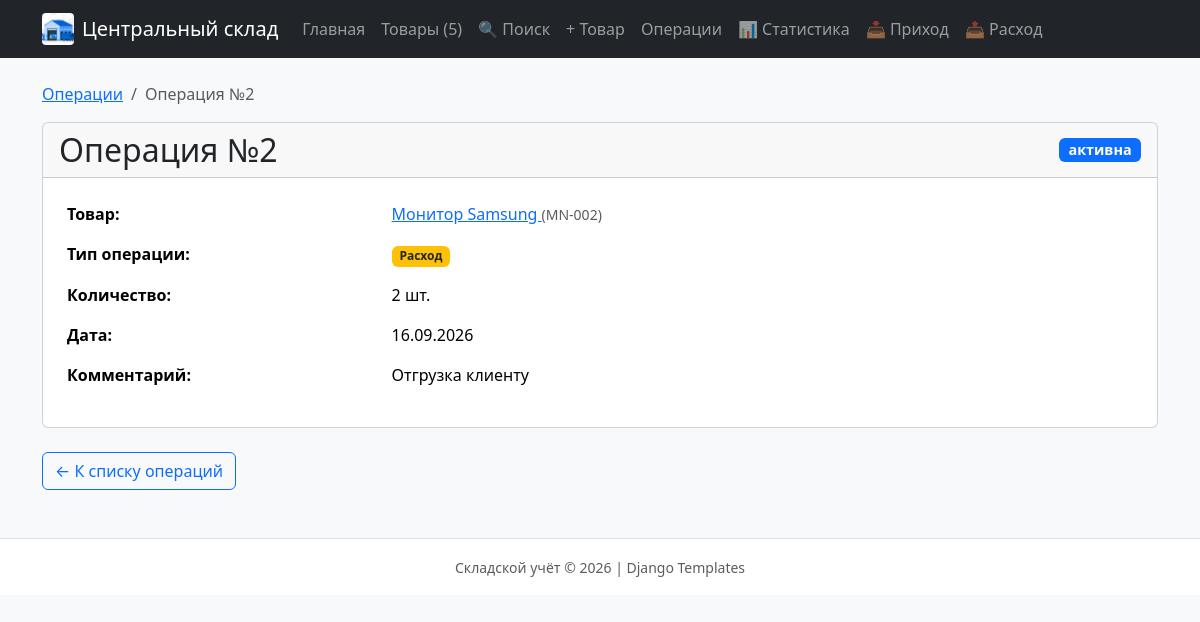
The app's page /operations/2/ with its own data.
### operations/models.py (models this page shows, shortened)
class Operation(models.Model):
    Status = OperationStatus
    product = models.ForeignKey(
        Product,
        on_delete=models.PROTECT,
        related_name="operations",
        verbose_name="Товар",
    )
    operation_type = models.CharField(
        "Тип операции", max_length=10, choices=OperationType.choices
    )
    quantity = models.PositiveIntegerField("Количество", help_text="Количество единиц в операции; должно быть больше нуля.")
    operation_date = models.DateField("Дата операции")
    comment = models.CharField("Комментарий", max_length=255, blank=True, default="")
    status = models.CharField("Статус", max_length=10, choices=OperationStatus.choices, default=OperationStatus.ACTIVE, db_index=True, help_text="Активна, отменена или завершена.")
    objects = OperationManager()
    class Meta:
        ordering = ["-operation_date", "-pk"]
        verbose_name = "Складская операция"
        verbose_name_plural = "Складские операции"
        constraints = [
            models.CheckConstraint(
                condition=models.Q(quantity__gt=0),
                name="operation_quantity_positive",
            ),
        ]
    @property
    def is_cancelled(self) -> bool:
        return self.status == OperationStatus.CANCELLED

### products/models.py (models this page shows, shortened)
class Product(models.Model):
    name = models.CharField("Название", max_length=200)
    article = models.CharField("Артикул", max_length=50, unique=True)
    category = models.CharField("Категория", max_length=100)
    unit = models.CharField("Единица измерения", max_length=20, default="шт.")
    price = models.DecimalField(
        "Цена за единицу", max_digits=12, decimal_places=2, default=Decimal("0.00")
    )
    stock = models.PositiveIntegerField("Остаток", default=0, help_text="Текущее количество единиц на складе.")
    slug = models.SlugField("URL-идентификатор", max_length=220, blank=True, unique=True)
    total_value = models.GeneratedField(
        expression=F("price") * F("stock"),
        output_field=DecimalField(max_digits=16, decimal_places=2),
        db_persist=True,
        verbose_name="Стоимость остатка",
    )
    objects = ProductQuerySet.as_manager()
    class Meta:
        ordering = ["name"]
        verbose_name = "Товар"
        verbose_name_plural = "Товары"
    def get_absolute_url(self) -> str:
        return reverse("products:product_detail_slug", kwargs={"slug": self.slug})

### operations/views.py (the view)
# urls.py: path("<int:pk>/", views.operation_detail, name="operation_detail"),
def operation_detail(request, pk: int) -> HttpResponse:
    operation = get_object_or_404(
        Operation.objects.select_related("product"),
        pk=pk,
    )
    return render(request, "operations/operation_detail.html", {"operation": operation})

### homepage/context_processors.py (called while the page is built)
def warehouse_context(request):
    return {
        "WAREHOUSE_NAME": "Центральный склад",
        "LOW_STOCK_THRESHOLD": LOW_STOCK_THRESHOLD,
        "products_count": Product.objects.count(),
        "low_stock_count": Product.objects.filter(
            stock__lt=LOW_STOCK_THRESHOLD
        ).count(),
    }

### operations/templates/operations/operation_detail.html (shortened to what this page needs)
{% extends "base.html" %}
{% block content %}
<nav aria-label="breadcrumb" class="mb-3">
    <ol class="breadcrumb">
        <li class="breadcrumb-item">
            <a href="{% url 'operations:operation_list' %}">Операции</a>
        </li>
        <li class="breadcrumb-item active">
            Операция №{{ operation.id }}
        </li>
    </ol>
</nav>
<div class="card mb-4">
    <div class="card-header d-flex justify-content-between align-items-center">
        <h2 class="mb-0">Операция №{{ operation.id }}</h2>
        {% include "operations/includes/operation_status.html" %}
    </div>
    <div class="card-body">
        <table class="table table-borderless">
            <tr>
                <th width="30%">Товар:</th>
                <td>
                    <a href="{% if operation.product.slug %}{{ operation.product.get_absolute_url }}{% else %}{% url 'products:product_detail' operation.product.id %}{% endif %}">
                        {{ operation.product.name }}
                    </a>
                    <small class="text-muted">({{ operation.product.article }})</small>
                </td>
            </tr>
            <tr>
                <th>Тип операции:</th>
                <td>{% include "operations/includes/operation_status.html" with show_type=True %}</td>
            </tr>
            <tr>
                <th>Количество:</th>
                <td>{{ operation.quantity }} {{ operation.product.unit }}</td>
            </tr>
            <tr>
                <th>Дата:</th>
                <td>{{ operation.operation_date|date:"d.m.Y" }}</td>
            </tr>
            <tr>
                <th>Комментарий:</th>
                <td>{{ operation.comment|default:"—" }}</td>
            </tr>
        </table>
    </div>
</div>
<a href="{% url 'operations:operation_list' %}" class="btn btn-outline-primary">
    ← К списку операций
</a>
{% endblock %}

### records on screen
Operation: id "2", product.name "Монитор Samsung", product.article "MN-002", quantity "2", product.unit "шт.", operation_date "16.09.2026", comment "Отгрузка клиенту"

### other values on screen
{{ WAREHOUSE_NAME }} "Центральный склад"
{{ products_count }} "5"
